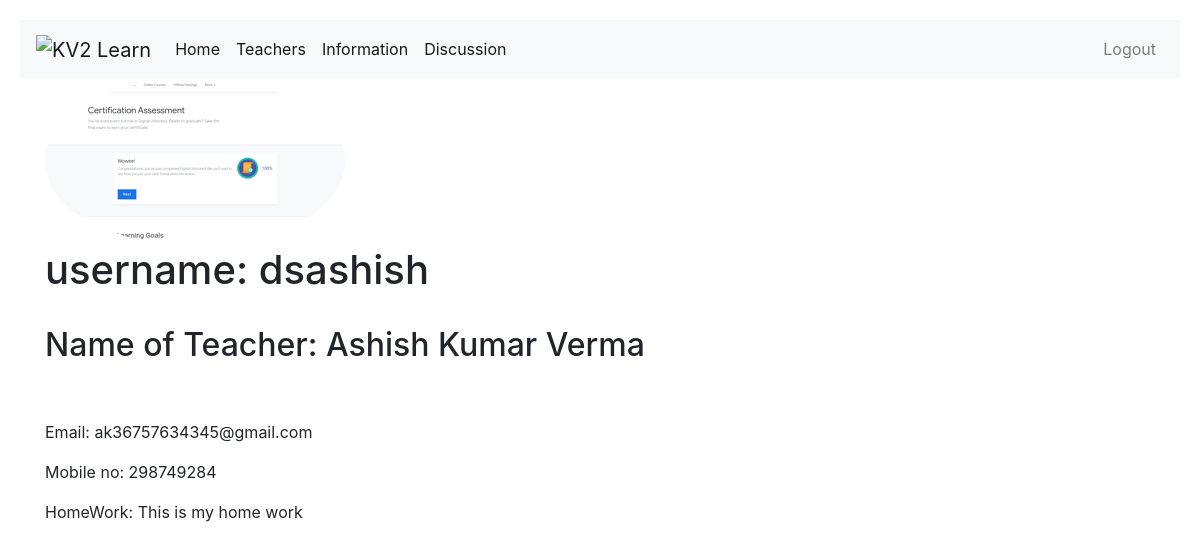
Screenshot of /myhomework/1/ with the database file from the repository.
### mentor/models.py (models this page shows, shortened)
class HomeWork(models.Model):
	author = models.ForeignKey(CustomUser, on_delete=models.CASCADE)
	title = models.CharField(max_length=200)
	name = models.CharField(max_length=200)
	std = models.CharField(max_length=200)
	homework = models.TextField()

### users/models.py (models this page shows, shortened)
class CustomUser(AbstractUser):
    cat = models.CharField(max_length=200)
    std = models.CharField(max_length=200, blank=True, null=True)
    phone_number = models.CharField(max_length=15)

class Profile(models.Model):
    user = models.OneToOneField(CustomUser, on_delete=models.CASCADE)
    image = models.ImageField(default='default.png', upload_to='profile_pics')

### mentor/views.py (the view)
# urls.py: path('myhomework/<int:pk>/', views.HomeWorkDetail, name="detail"),
def HomeWorkDetail(request, pk):
    obj = HomeWork.objects.get(pk=pk)
    context = {"object": obj}
    return render(request,template_name="detail.html",context=context)

### mentor/templates/detail.html (shortened to what this page needs)
{% extends "base.html" %}
{% block content %}
<img class="rounded-circle article-img" src="{{ object.author.profile.image.url }}" alt="">
<h1>username: {{object.author}}</h1><br>
<h2>Name of Teacher: {{object.name}}</h2>
<br>
<br>
<p>Email: {{ object.author.email }}</p>
<p>Mobile no: {{ object.author.phone_number }}</p>
<p>HomeWork: {{object.homework}}</p>
<br>
<br>
{% endblock content %}

### rows the page displays
HomeWork: author.profile.image (picture), author "dsashish", name "Ashish Kumar Verma", author.email "ak36757634345@gmail.com", author.phone_number "298749284", homework "This is my home work"
